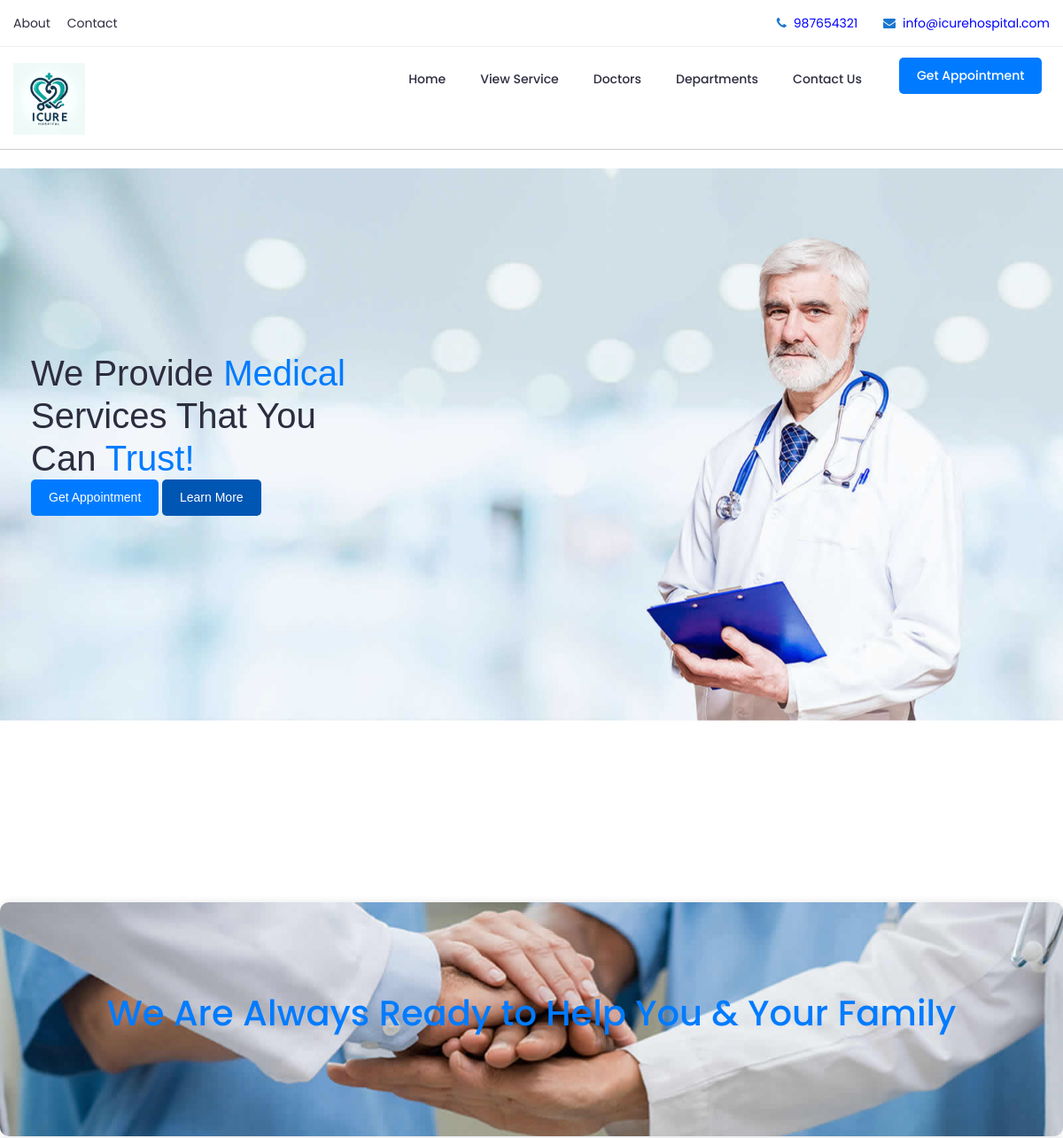
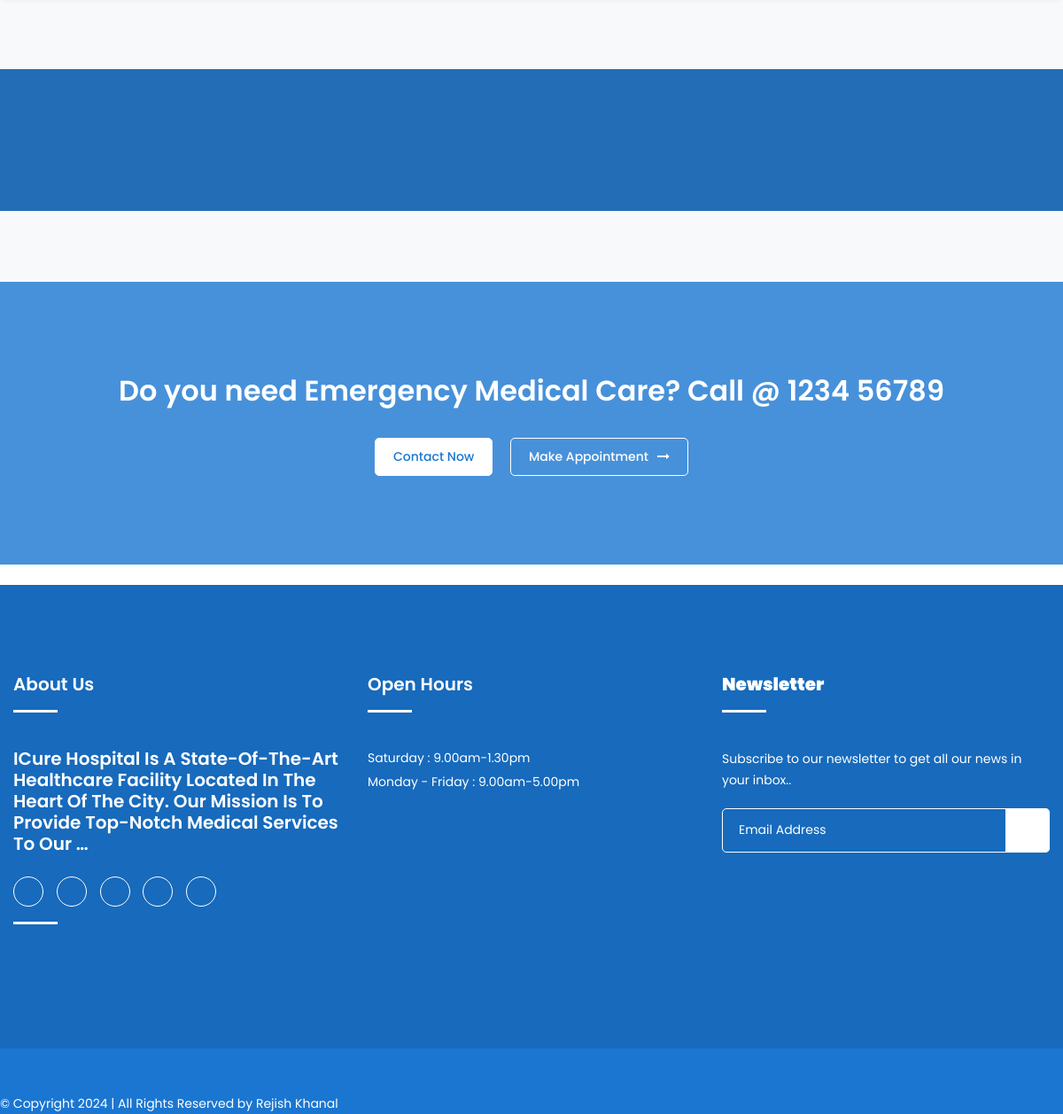
Before: / with the older database file (2 pictures, top to bottom).
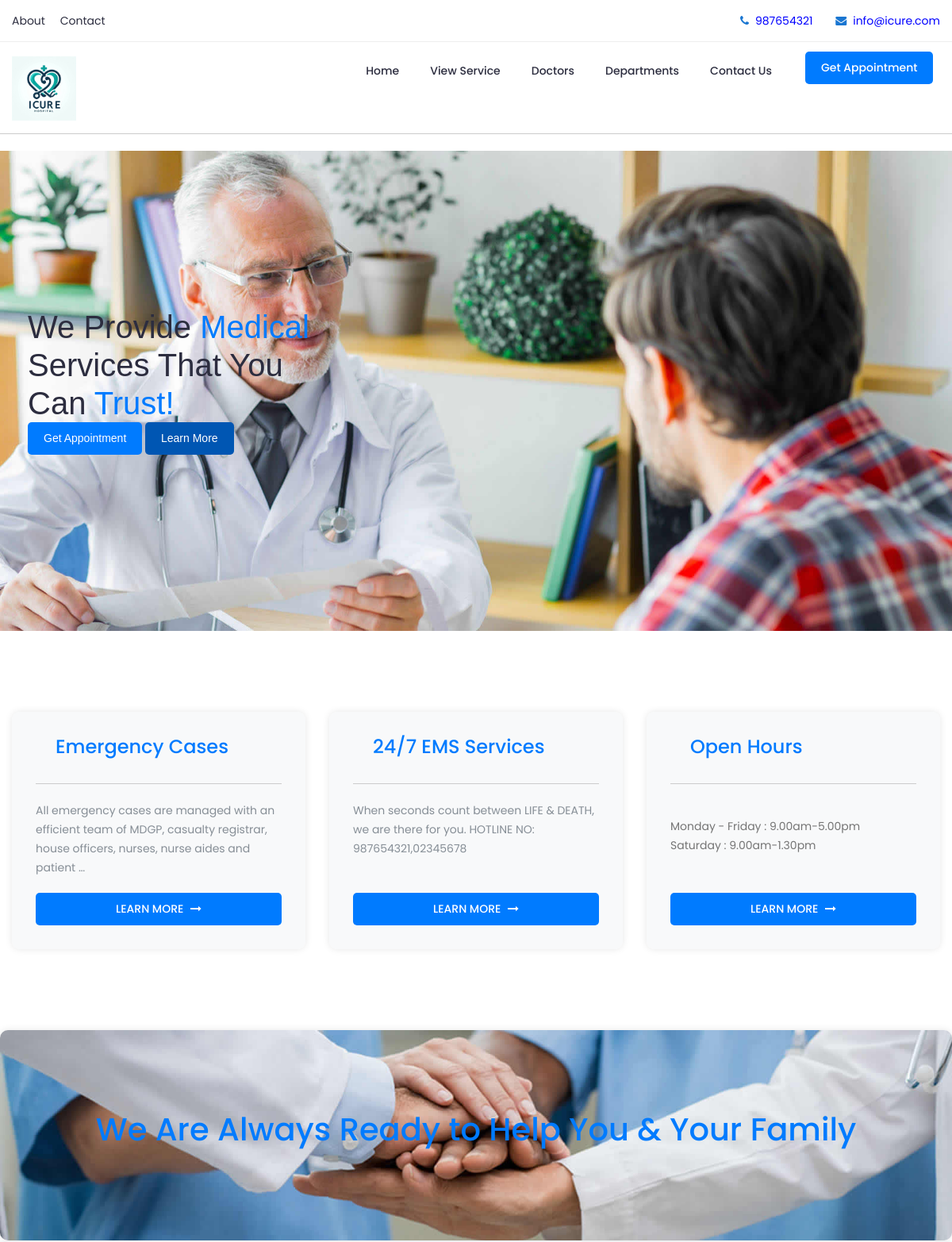
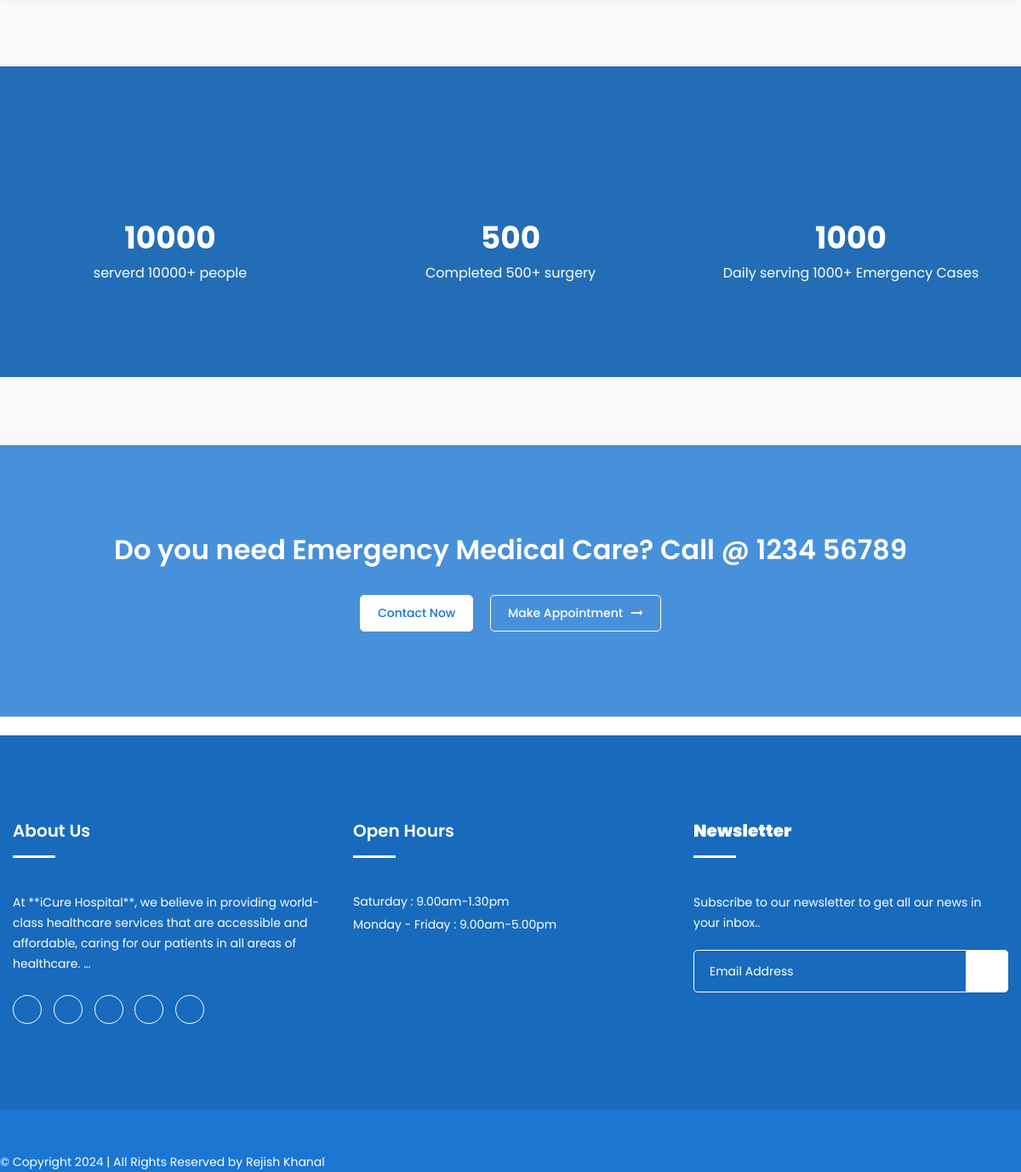
After: the same page with the newer database file (2 pictures, top to bottom).
### healthcare/models.py (models this page shows, shortened)
class Setting(models.Model):
    name = models.CharField( max_length=50,unique=True)
    logo = models.ImageField(upload_to=None, height_field=None, width_field=None, max_length=None)
    address = models.CharField( max_length=100,null=True,blank=True)
    phone = models.CharField( max_length=100,null=True,blank=True)
    email = models.CharField( max_length=100,null=True,blank=True)
    facebook = models.CharField( max_length=100,null=True,blank=True)
    twitter = models.CharField( max_length=100,null=True,blank=True)
    instagram = models.CharField( max_length=100,null=True,blank=True)
    linkedin = models.CharField( max_length=100,null=True,blank=True)
    youtube = models.CharField( max_length=100,null=True,blank=True)
    about = RichTextField()
    class Meta:
        verbose_name = 'Setting'
        verbose_name_plural = 'Setting'

class Banner(models.Model):
    image1 = models.ImageField(upload_to='banner/')
    title1 = models.CharField(max_length=300)
    class Meta:
        verbose_name = 'Banner'
        verbose_name_plural = 'Banners'

class Schedule(models.Model):
    title = models.CharField(max_length=100)
    icon =  models.CharField(max_length=50)
    description = RichTextField()
    link = models.URLField(null=True, blank=True)
    class Meta:
        verbose_name = 'Schedule'
        verbose_name_plural = 'Schedules'

class FunFact(models.Model):
    icon = models.CharField(max_length=50)
    count = models.IntegerField()
    description = models.CharField(max_length=100)
    class Meta:
        verbose_name = 'Fun Fact'
        verbose_name_plural = 'Fun Facts'

### healthcare/views.py (the view)
# urls.py: 2. Add a URL to urlpatterns:  path('', views.home, name='home')
def home(request):
    banners = Banner.objects.all()
    schedule = Schedule.objects.all()
    funfact = FunFact.objects.all()
    data = {
        'banners': banners,
        'schedules':schedule,
        'funfacts':funfact
    }
    return render(request, 'pages/home/home.html', data)

### healthcare/general.py (called while the page is built)
def global_data_pass(request):
    data = {
        'setting':Setting.objects.first(),
    }
    return  data

### healthcare/templates/pages/home/home.html (shortened to what this page needs)
{% extends "layouts/master.html" %}
{% load static %}
{% block content %}
<body>
  <div id="carouselExampleAutoplaying" class="carousel slide" data-bs-ride="carousel">
    <div class="carousel-inner">
      {% for banner in banners %}
      <div class="carousel-item {% if forloop.first %}active{% endif %}">
        <img src="{{ banner.image1.url }}" class="d-block w-100" alt="...">
      </div>
      {% endfor %}
    </div>
    <div class="card-img-overlay d-flex align-items-center">
      <div class="col-md-4 mb-4">
        <h1 class="text-left fw-bold text-shadow">We Provide <span class="text-primary">Medical</span> Services That You Can <span class="text-primary">Trust!</span></h1>
        <div class="button">
          <a href="{% url 'appointment' %}" class="btn">Get Appointment</a>
          <a href="{% url 'doctor' %}" class="btn primary">Learn More</a>
        </div>
      </div>
    </div>
  </div>
  <br>
  <section class="schedule">
    <div class="container">
      <div class="row row-cols-1 row-cols-md-2 row-cols-lg-3 g-4">
        {% for schedule in schedules %}
        <div class="col">
          <div class="card h-100">
            <div class="card-body d-flex flex-column">
              <h2 class="card-title text-primary"><i class="{{ schedule.icon|safe }}"></i> {{ schedule.title }}</h2>
              <hr>
              <p class="card-text text-secondary flex-grow-1">{{ schedule.description|truncatewords:20|safe}}</p>
              <a href="#" class="btn btn-outline-primary mt-auto">LEARN MORE <i class="fa fa-long-arrow-right"></i></a>
            </div>
          </div>
        </div>
        {% endfor %}
      </div>
  </div>
  </section>
<br>
<section class="about-area">
  <div class="col-lg-12">
    <div class="row">
        <div class="card">
          <img src="{% static 'img\bread-bg.jpg' %}" class="card-img d-block w-100" alt="Background Image">
          <div class="card-img-overlay d-flex justify-content-center align-items-center">
            <h1 class="card-title text-center" style="font-size: 2.5rem;">We Are Always Ready to Help You & Your Family</h1>            <p class="card-text"></p>
          </div>
        </div>
    </div>
  </div>
</section>
<section class="fun-facts">
  <div class="fun-facts section overlay">
    <div class="container">
        <div class="row">
          {% for funfact in funfacts %}
          <div class="col-lg-4 col-md-6 col-12">
            <div class="single-fun">
              <i class="{{ funfact.icon|safe }}"></i>
              <div class="content">
                <span class="counter"  data-toggle="counter-up">{{ funfact.count }}</span>
                <p>{{ funfact.description }}</p>
              </div>
            </div>
          </div>
          {% endfor %}
        </div>
      </div>
    </div>
</section>
<section class="call-action overlay" data-stellar-background-ratio="0.5">
  <div class="container">
    <div class="row">
      <div class="col-lg-12 col-md-12 col-12">
        <div class="content">
          <h2>Do you need Emergency Medical Care? Call @ 1234 56789</h2>
          <div class="button">
            <a href="tel:{{setting.phone}}" class="btn">Contact Now</a>
            <a href="{% url 'appointment' %}" class="btn second">Make Appointment<i class="fa fa-long-arrow-right"></i></a>
          </div>
        </div>
      </div>
    </div>
  </div>
</section>
</body>
{% endblock %}

### healthcare/templates/layouts/master.html (shortened to what this page needs)
<!DOCTYPE html>
{% load static %}
<html lang="en">
<head>
    <link rel="stylesheet" href="{% static 'css/bootstrap.min.css' %}">
    <link rel="stylesheet" href="{% static 'css/nice-select.css' %}">
    <link rel="stylesheet" href="{% static 'css/font-awesome.min.css' %}">
    <link rel="stylesheet" href="{% static 'css/icofont.css' %}">
    <link rel="stylesheet" href="{% static 'css/slicknav.min.css' %}">
    <link rel="stylesheet" href="{% static 'css/owl-carousel.css' %}">
    <link rel="stylesheet" href="{% static 'css/datepicker.css' %}">
    <link rel="stylesheet" href="{% static 'css/animate.min.css' %}">
    <link rel="stylesheet" href="{% static 'css/magnific-popup.css' %}">
    <link rel="stylesheet" href="{% static 'css/normalize.css' %}">
    <link rel="stylesheet" href="{% static 'css/responsive.css' %}">
    <link rel="stylesheet" href="{% static 'css/style.css' %}">
</head>
    {% include 'layouts/nav.html' %}
    {% block content %}
    {% endblock %}
    {% include 'layouts/footer.html' %}
</html>

### healthcare/templates/layouts/nav.html
{% load static %}
<section>
    <header class="header">
        <div class="topbar">
            <div class="container">
                <div class="row">
                    <div class="col-lg-6 col-md-5 col-12">
                        <ul class="top-link">
                            <li><a href="{% url 'about' %}">About</a></li>
                            <li><a href="{% url 'contact' %}">Contact</a></li>
                        </ul>
                    </div>
                    <div class="col-lg-6 col-md-7 col-12">
                        <ul class="top-contact">
                            <li><i class="fa fa-phone"></i><a href="tel:{{setting.phone}}"><span>{{setting.phone}}</span></li>
                            <li><i class="fa fa-envelope"></i><a href="mailto:{{setting.email}}"><span>{{setting.email}}</span></a></li>
                        </ul>
                    </div>
                </div>
            </div>
        </div>
        <div class="header-inner">
            <div class="container">
                <div class="inner">
                    <div class="row">
                        <div class="col-lg-3 col-md-3 col-12">
                            <section>
                            <div class="logo">
                                <a href="{% url 'home' %}"><img src="{{ setting.logo.url }}" height="50%" width="30%"></a>
                            </div>
                            </section>
                        </div>
                        <div class="col-lg-7 col-md-9 col-12">
                            <div class="main-menu">
                                <nav class="navigation">
                                    <ul class="nav menu">
                                        <li><a href="{% url 'home' %}">Home</a></li>
                                        <li><a href="{% url 'services' %}">View Service</a></li>
                                        <li><a href="{% url 'doctor' %}">Doctors</a></li>
                                        <li><a href="{% url 'department' %}">Departments</a></li>
                                        <li><a href="{% url 'contact' %}">Contact Us</a></li>
                                    </ul>
                                </nav>
                            </div>
                        </div>
                        <div class="col-lg-2 col-12">
                            <div class="get-quote">
                                <a href="{% url 'appointment' %}" class="btn btn-primary">Get Appointment</a>
                            </div>
                        </div>
                    </div>
                </div>
            </div>
        </div>
        <hr>
</header>
</section>

### healthcare/templates/layouts/footer.html (shortened to what this page needs)
{%load static %}
<footer>
    <br>
    <section class="footer">
    <div class="footer-top">
        <div class="container">
            <div class="row">
                <div class="col-lg-4 col-md-6 col-12">
                    <div class="single-footer">
                        <h2>About Us</h2>
                        <p> {{ setting.about |truncatewords:24 |safe}}</p>
                        <ul class="social">
                            <li><a href="{{setting.facebook}}"><i class="icofont-facebook" alt="Facebook"></i></a></li>
                            <li><a href="{{setting.instagram}}"><i class="icofont-instagram" alt="Instgram"></i></a></li>
                            <li><a href="{{setting.twitter}}"><i class="icofont-twitter"alt="Twitter"></i></a></li>
                            <li><a href="{{setting.linkedin}}"><i class="icofont-linkedin" alt="Linkedin"></i></a></li>
                            <li><a href="{{setting.youtube}}"><i class="icofont-youtube" alt="Youtube"></i></a></li>
                        </ul>
                    </div>
                </div>
                <div class="col-lg-4 col-md-6 col-12">
                    <div class="single-footer">
                        <h2>Open Hours</h2>
                        <ul class="time-sidual">
                            <li class="day">Saturday : 9.00am-1.30pm</li>
                            <li class="day">Monday - Friday : 9.00am-5.00pm </li>
                        </ul>
                    </div>
                </div>
                <div class="col-lg-4 col-md-6 col-12">
                    <div class="single-footer">
                        <h2><b> Newsletter</b></h2>
                        <p>Subscribe to our newsletter to get all our news in your inbox..</p>
                        <form action="mail/mail.php" method="get" target="_blank" class="newsletter-inner">
                            <input name="email" placeholder="Email Address" class="common-input" onfocus="this.placeholder = ''"
                                onblur="this.placeholder = 'Your email address'" required="" type="email">
                            <button class="button"><i class="icofont icofont-paper-plane"></i></button>
                        </form>
                    </div>
                </div>
            </div>
        </div>
    </div>
    <div class="copyright"></div>
        <div class="footer-buttom">
            <div class="container">
                <div class="row">
                    <div class="copyright-content">
                    <p>© Copyright 2024  |  All Rights Reserved by  Rejish Khanal </p>
                    </div>
                    </div>
                </div>
            </div>
    </section>
</footer>

Changed rows visible on the page:
removed Banner: image1 (picture)
changed Setting: email "info@icurehospital.com" → "info@icure.com"; about "ICure Hospital Is A State-Of-The-Art Healthcare Facility Located In The Heart Of The City. Our Mission Is To Provide Top-Notch Medical Services To Our …" → "At **iCure Hospital**, we believe in providing world-class healthcare services that are accessible and affordable, caring for our patients in all areas of healthcare. …"
added Banner: image1 (picture)
added Schedule: title "Emergency Cases", description "All emergency cases are managed with an efficient team of MDGP, casualty registrar, house officers, nurses, nurse aides and patient …"
added Schedule: title "24/7 EMS Services", description "When seconds count between LIFE & DEATH, we are there for you. HOTLINE NO: 987654321,02345678"
added Schedule: title "Open Hours", description "Monday - Friday : 9.00am-5.00pm Saturday : 9.00am-1.30pm"
added FunFact: count "10000", description "serverd 10000+ people"
added FunFact: count "500", description "Completed 500+ surgery"
added FunFact: count "1000", description "Daily serving 1000+ Emergency Cases"
